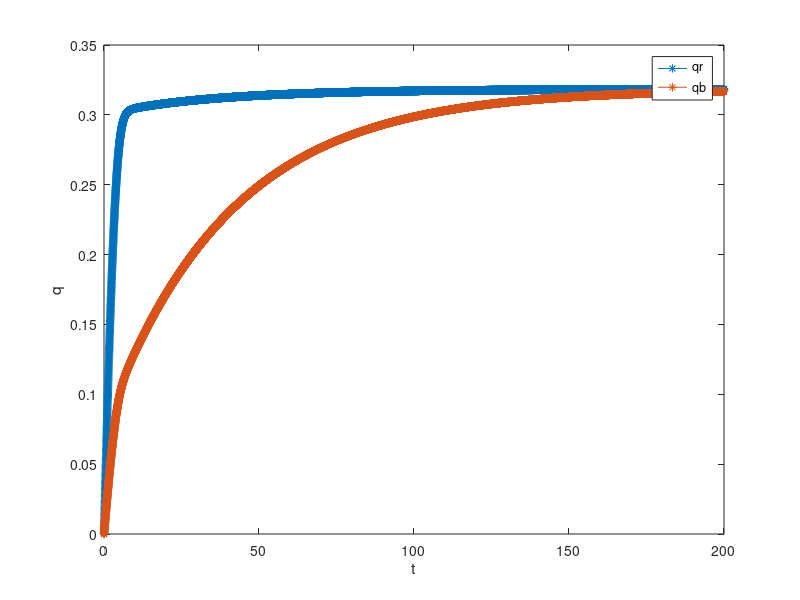
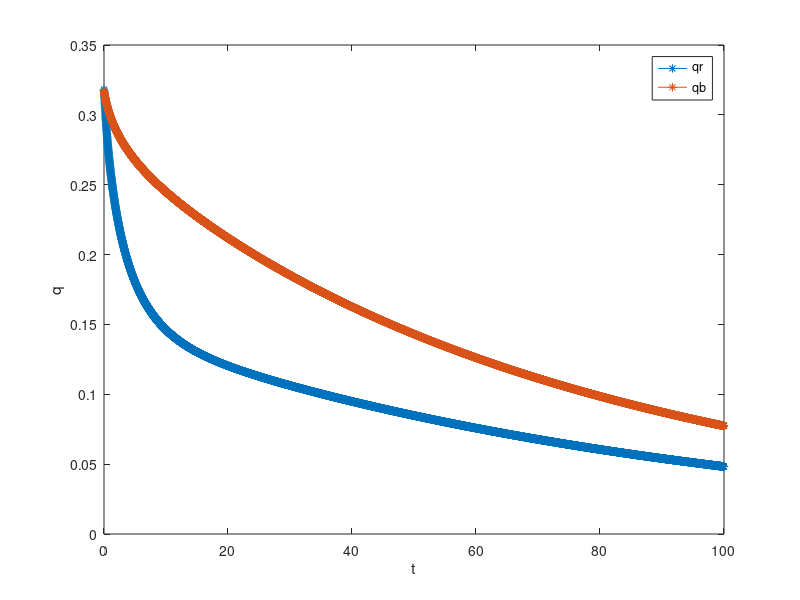
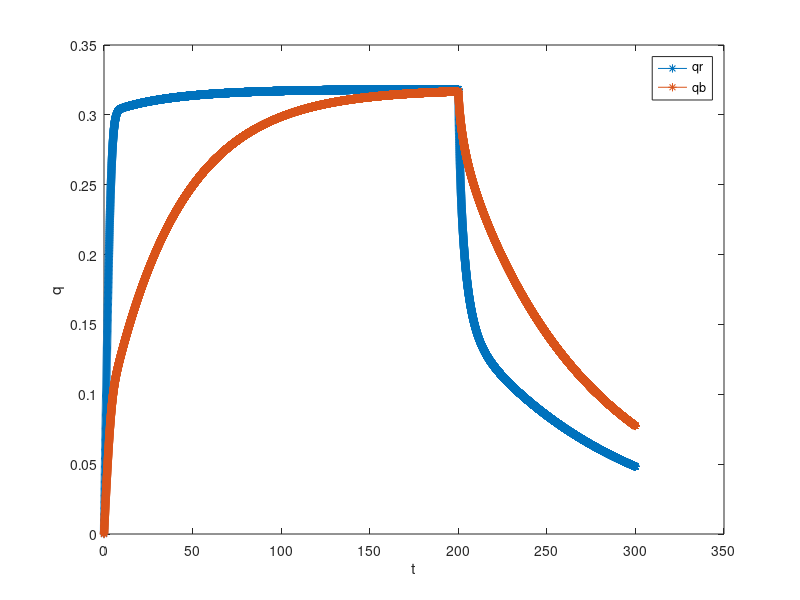

These charts were generated, in order, by the following MATLAB code:
%Solution of the equations for an AC grain (local problem)
%Explicit method (forward Euler)
% 1) Run the code and analyze the plots
% 2) Solve also the unloading problem: load for 200s, and unload (c_ext = 0)
% for 100s

%BAX 1500
epse = 0.37; epsp = 0.8; rhoS = 2.22e6; K = 3.e-3; qm = 0.4; %Porosity constants, Laumuir's isoterm constants.
Dp=1.e-8; %Difusion intraparticular
B= 1.35;  %The constant related to the boundary condition (B.C) mass transfer. (small B, absorb slowly, big B, faster absortion)
R=0.002; %Radius of the bullet.

c_ext = 1300; %Exterior concentration

L=@(q) q./(K*(qm-q)); %Laumir's isoterm.
dL=@(q) qm./(K*(qm-q).^2);

Tfinal = 200;
dt = 0.01;  
nOfTimeSteps = round(Tfinal/dt);

alpha = Dp*B/R; beta=35*Dp/(R^2);
qb=zeros(nOfTimeSteps+1,1); qR=qb;

%Loop for time steps
for n=1:nOfTimeSteps
    cmL=c_ext-L(qR(n));
    qb(n+1)=qb(n)+dt*3*alpha*cmL;
    qR(n+1)=qR(n)+dt*(beta*(qb(n)-qR(n))+10*alpha*cmL);
end

ts = [0:nOfTimeSteps]*dt;
figure(1)
plot(ts,[qR,qb],'-*'), legend('qr','qb'),xlabel('t'),ylabel('q')

Tfinal = 100;
dt = 0.01;
nOfTimeStepsUnloading = round(Tfinal/dt);
qbLoading=qb; qRLoading=qR;
qb = zeros(nOfTimeStepsUnloading+1,1); qR = qb;
qb(1) = qbLoading(end); qR(1) = qRLoading(end);
c_ext = 0;

%Loop for time steps
for n=1:nOfTimeStepsUnloading
    cmL=c_ext-L(qR(n));
    qb(n+1)=qb(n)+dt*3*alpha*cmL;
    qR(n+1)=qR(n)+dt*(beta*(qb(n)-qR(n))+10*alpha*cmL);
end


ts = [0:nOfTimeStepsUnloading]*dt;
figure(2)
plot(ts,[qR,qb],'-*'), legend('qr','qb'),xlabel('t'),ylabel('q')

ts = [0:nOfTimeSteps + nOfTimeStepsUnloading+1]*dt;
figure(3)
qRT = [qRLoading;qR];
qbT = [qbLoading;qb];
plot(ts,[qRT,qbT], '-*'), legend('qr', 'qb'),xlabel('t'),ylabel('q')

% sigma = ( ((1-epse)/epse)*3*Dp*B/R )*((1-epsp)*rhoS-epsp*dL(qb));
% figure(2)
% plot(ts(2:end),sigma(2:end)), ylabel('sigma'), xlabel('t')
% 
